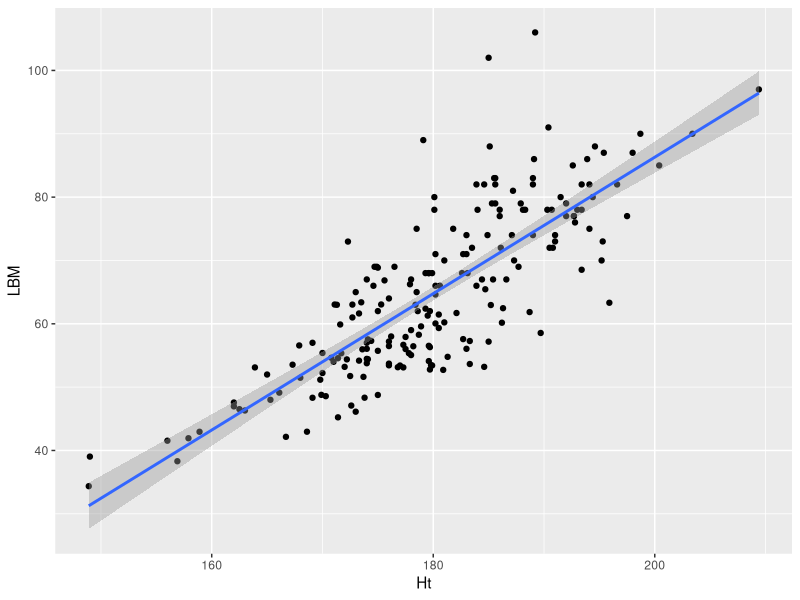
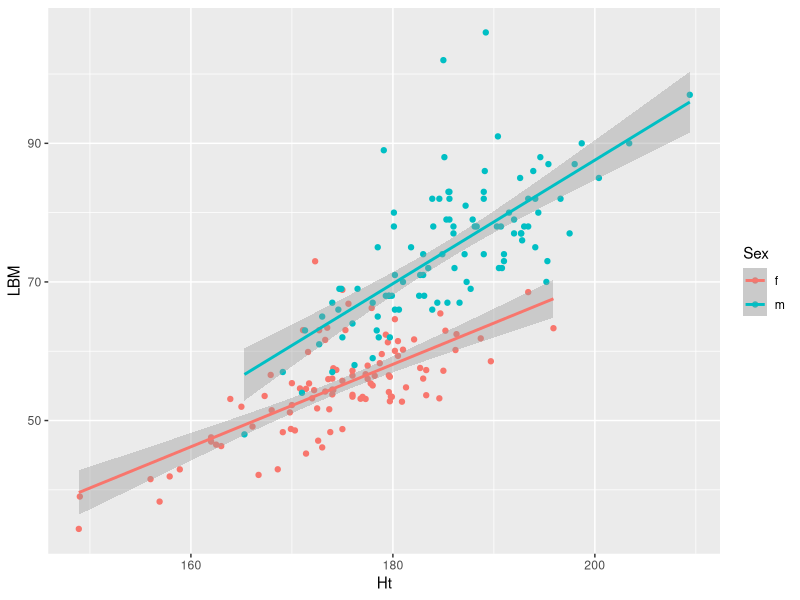

Here is the R script that generated these plots, in order:
## ---- chunk 1
    
    #library(tidyverse)
    #library(dplyr)
    library(ggplot2)
    library(GGally)
    #library(knitr)
    #library(kableExtra)

    knitr::opts_chunk$set(
    	echo = TRUE,
    	message = FALSE,
    	warning = FALSE,
    	comment = NA,
    	results = TRUE,
    	digits = 4
    )

## ---- chunk 2

setwd("C:/STA419")
hw6 <- read.csv(file = "HW6data.csv")
  
## ---- chunk 3

ggplot(hw6, aes(x = Ht, y = LBM)) +
  geom_point() +
  geom_smooth(method = lm)

lm.fit <- lm(LBM~Ht, data = hw6)
  

## ---- chunk 4
  
  summary(lm.fit)


## ---- chunk 5

  lm.fit.2 <- lm(LBM~Ht+RCC, data = hw6)
  summary(lm.fit.2)


## ---- chunk 6
  unique(hw6$Sex)

  lm.fit.3 <- lm(LBM~Ht+RCC+Sex, data = hw6)
  summary(lm.fit.3)

## ---- chunk 7

ggplot(hw6, aes(x =Ht, y =LBM,color = Sex)) +
  geom_point( ) +
  geom_smooth(method = lm)

## ---- chunk 8

p1 <- predict(lm.fit.3, newdata = data.frame(Ht = 180, RCC = 4.5, Sex = "f"))
p1

  
## ---- chunk 9


p2 <- predict(lm.fit.3, newdata = data.frame(Ht = 181, RCC = 4.5, Sex = "f"))
p2

p2-p1

  
## ---- chunk 10

library(caret)
set.seed(1)

fitControl <- trainControl(method = "cv", number = 5)

model.5cv <- train(LBM ~ ., 
                  data = hw6, 
                  method = "lm",
                  trControl = fitControl)
model.5cv

summary(hw6$LBM)
sd(hw6$LBM)
  
## ---- chunk 11
set.seed(1)
kGrid <- expand.grid(k = seq(1, 19, by = 2))



model.knn <- train(LBM ~ ., 
                      data = hw6, 
                      method = "knn",
                      trControl = fitControl,
                      tuneGrid = kGrid)

model.knn

## ---- chunk 12
set.seed(1)
model.knn.sc <- train(LBM ~ ., 
                      data = hw6, 
                      method = "knn",
                      preProc = c("center", "scale"),
                      trControl = fitControl,
                      tuneGrid = kGrid)

model.knn.sc


table(hw6$Sex)
hw6.vars <- as.list(hw6)
hw6.vars$Sex <- NULL
lapply(hw6.vars, sd)

